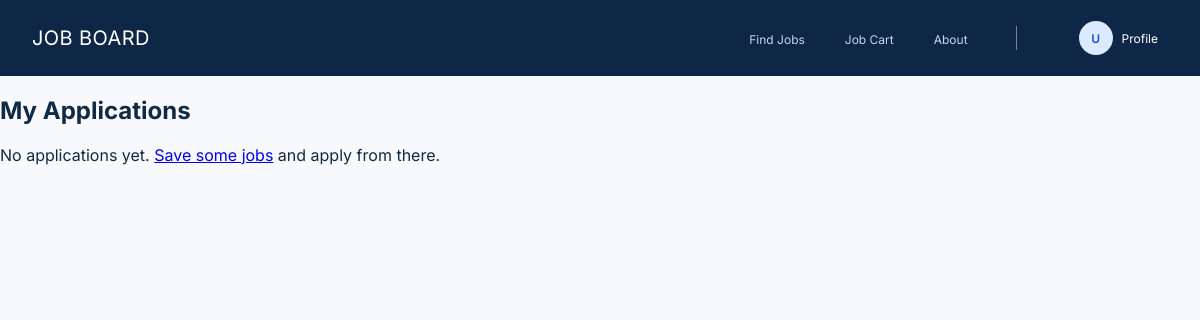
The page /cart/applications/ (signed in) on the database as committed earlier.
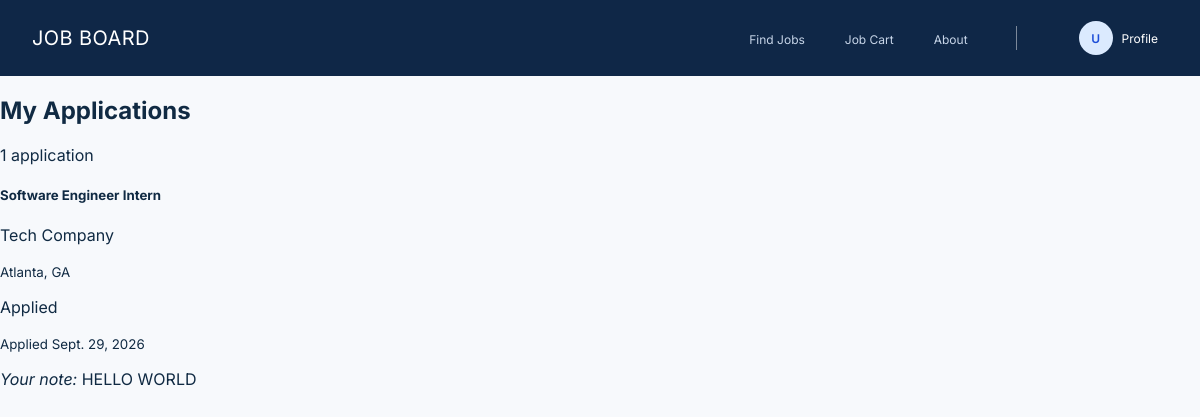
The same page on the database as committed later.
### cart/models.py (models this page shows, shortened)
class Application(models.Model):
    STATUS_CHOICES = [
        ('applied', 'Applied'),
        ('review', 'Review'),
        ('interview', 'Interview'),
        ('offer', 'Offer'),
        ('closed', 'Closed'),
    ]
    user = models.ForeignKey(
        settings.AUTH_USER_MODEL,
        on_delete=models.CASCADE,
        related_name='applications'
    )
    job = models.ForeignKey(
        Job,
        on_delete=models.CASCADE,
        related_name='applications'
    )
    tailored_note = models.TextField(blank=True)
    status = models.CharField(
        max_length=20,
        choices=STATUS_CHOICES,
        default='applied'
    )
    applied_at = models.DateTimeField(auto_now_add=True)
    updated_at = models.DateTimeField(auto_now=True)
    class Meta:
        constraints = [
            models.UniqueConstraint(
                fields=['user', 'job'],
                name='unique_user_job_application'
            )
        ]

### jobs/models.py (models this page shows, shortened)
class Job(models.Model):
    title = models.CharField(max_length=200)
    description = models.TextField()
    skills = models.TextField(blank=True)
    preferred_education = models.CharField(max_length=200, blank=True)
    company_name = models.CharField(max_length=200, blank=True)
    location = models.CharField(max_length=200)
    salary_min = models.IntegerField(null=True, blank=True)
    salary_max = models.IntegerField(null=True, blank=True)
    is_remote = models.BooleanField(default=False)
    visa_sponsorship = models.BooleanField(default=False)
    latitude = models.FloatField()
    longitude = models.FloatField()
    created_at = models.DateTimeField(auto_now_add=True)

### cart/views.py (the view)
# urls.py: path('applications/', views.application_list, name='application_list'),
@login_required
@require_GET
def application_list(request):
    applications = Application.objects.filter(
        user=request.user
    ).select_related('job').order_by('-applied_at')
    return render(request, 'cart/applications.html', {'applications': applications})

### cart/templates/cart/applications.html (shortened to what this page needs)
{% extends "base.html" %}
{% block content %}
<h2 class="mb-4">My Applications</h2>
{% if not applications %}
<div class="alert alert-info">No applications yet. <a href="/cart/">Save some jobs</a> and apply from there.</div>
{% else %}
<p class="text-muted">{{ applications|length }} application{{ applications|length|pluralize }}</p>
{% for app in applications %}
<div class="card shadow-sm mb-3">
    <div class="card-body">
        <div class="d-flex justify-content-between align-items-start">
            <div>
                <h5 class="card-title mb-1">{{ app.job.title }}</h5>
                {% if app.job.company_name %}<p class="text-muted mb-1">{{ app.job.company_name }}</p>{% endif %}
                <p class="mb-1">
                    <small>{{ app.job.location }}{% if app.job.is_remote %} · Remote{% endif %}</small>
                </p>
            </div>
            <span class="badge rounded-pill fs-6
                {% if app.status == 'applied' %}bg-primary
                {% elif app.status == 'review' %}bg-warning text-dark
                {% elif app.status == 'interview' %}bg-purple
                {% elif app.status == 'offer' %}bg-success
                {% else %}bg-secondary{% endif %}">
                {{ app.get_status_display }}
            </span>
        </div>
        <p class="text-muted mb-1"><small>Applied {{ app.applied_at|date:"N j, Y" }}</small></p>
        {% if app.tailored_note %}
        <p class="mb-0"><em>Your note:</em> {{ app.tailored_note }}</p>
        {% endif %}
    </div>
</div>
{% endfor %}
{% endif %}
{% endblock %}

Rows that differ between the two databases and show on the page:
added Application: job "Software Engineer Intern", job.company_name "Tech Company", job.location "Atlanta, GA", status "Applied", applied_at "Sept. 29, 2026", tailored_note "HELLO WORLD"
Other text that changed with them:
{{ applications|length }}: (not shown) → "1"
text no longer shown: "No applications yet. Save some jobs and apply from there."
text now shown: "application"
